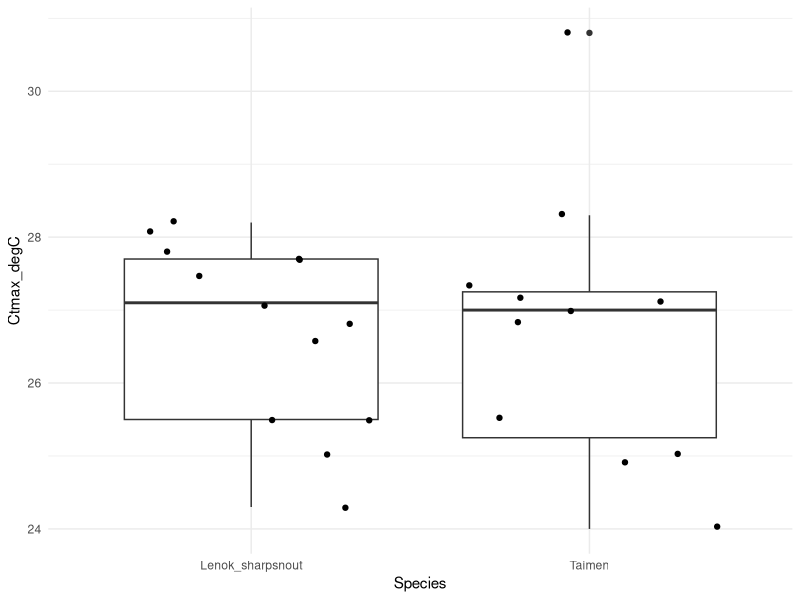

Generate this figure with R:
#Analysis of CTmax data from September/October 2025 research trip to Balj River, Mongolia
#Olaf Jensen

library(tidyverse)

#read in data file
data = read.csv("CTmax.csv")

mod1 = lm(Ctmax_degC ~ Species, data = data)

summary(mod1)

mod2 = lm(Ctmax_degC ~ Acclimation, data = data)

summary(mod2)

mod3 = lm(Ctmax_degC ~ Weight_g, data = data)

summary(mod3)

#plotting
species_boxplots <- ggplot(data = data, mapping = aes(x = Species, y = Ctmax_degC)) +
  geom_boxplot() +
  geom_jitter() +
  theme_minimal()

species_boxplots

#Calculate mean CTmax by species

mean_ctmax_species <- data %>%
  group_by(Species) %>%
  summarize(mean_Ctmax = mean(Ctmax_degC, na.rm = TRUE))
mean_ctmax_species
